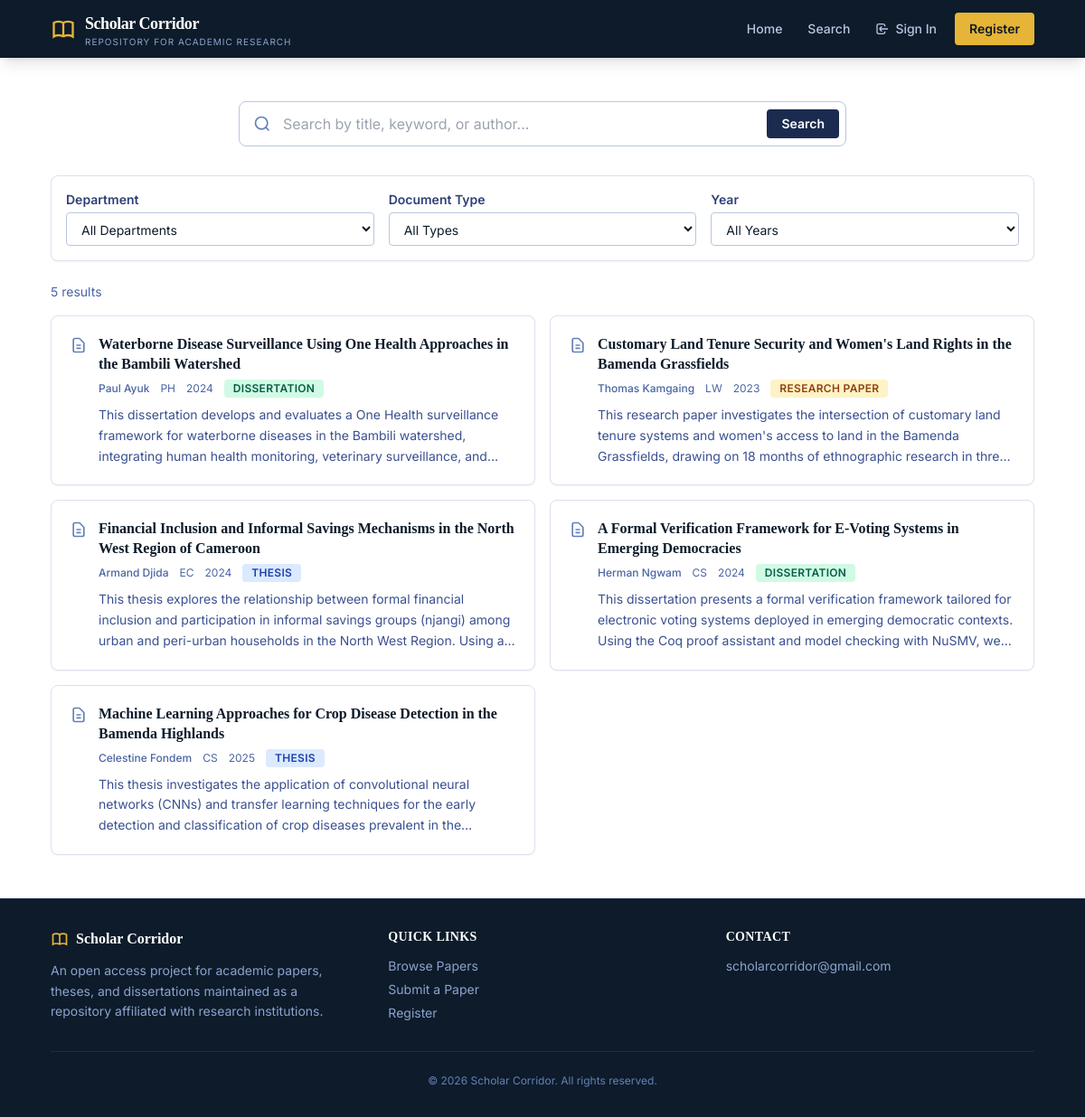
The app's page /search/ with its own data.
### repository/models.py (models this page shows, shortened)
class Paper(models.Model):
    title = models.CharField(max_length=500)
    abstract = models.TextField()
    author = models.ForeignKey(User, on_delete=models.CASCADE, related_name="papers")
    department = models.CharField(max_length=100)
    supervisor = models.CharField(max_length=200, blank=True)
    year = models.IntegerField()
    document_type = models.CharField(max_length=20, choices=DocumentType.choices)
    keywords = models.CharField(
        max_length=500, blank=True, help_text="Comma-separated keywords"
    )
    pdf_file = models.FileField(upload_to="papers/", blank=True)
    status = models.CharField(
        max_length=20, choices=PaperStatus.choices, default=PaperStatus.PENDING
    )
    slug = models.SlugField(max_length=500, unique=True)
    submission_date = models.DateTimeField(auto_now_add=True)
    reviewed_at = models.DateTimeField(null=True, blank=True)
    class Meta:
        ordering = ["-submission_date"]
    def get_absolute_url(self):
        return reverse("paper_detail", kwargs={"slug": self.slug})

### repository/views.py (the view, shortened to what this page needs)
# urls.py: path("search/", views.search, name="search"),
def search(request):
    papers = Paper.objects.filter(status=PaperStatus.APPROVED).select_related("author")
    q = request.GET.get("q", "")
    department = _clean_department_label(request.GET.get("department", ""))
    document_type = request.GET.get("document_type", "")
    year = request.GET.get("year", "")
    if department:
        papers = papers.annotate(department_norm=Lower(Trim("department"))).filter(
            department_norm=department.casefold()
        )
    if document_type:
        papers = papers.filter(document_type=document_type)
    if year:
        try:
            papers = papers.filter(year=int(year))
        except ValueError:
            pass
    papers = papers.order_by("-submission_date")
    years = (
        Paper.objects.filter(status=PaperStatus.APPROVED)
        .values_list("year", flat=True)
        .distinct()
        .order_by("-year")
    )
    department_values = Paper.objects.filter(status=PaperStatus.APPROVED).values_list(
        "department", flat=True
    )
    canonical_departments = _canonical_departments(department_values)
    departments = sorted(canonical_departments.values(), key=str.casefold)
    selected_department = department
    selected_key = _normalize_department_key(department)
    if selected_key and selected_key in canonical_departments:
        selected_department = canonical_departments[selected_key]
    return render(
        request,
        "repository/search.html",
        {
            "papers": papers,
            "q": q,
            "selected_department": selected_department,
            "selected_document_type": document_type,
            "selected_year": year,
            "departments": departments,
            "document_types": DocumentType.choices,
            "years": years,
        },
    )

### repository/views.py (called while the page is built)
def _clean_department_label(name):
    return re.sub(r"\s+", " ", (name or "").strip())

def _normalize_department_key(name):
    return _clean_department_label(name).casefold()

def _canonical_departments(names):
    canonical_by_key = {}
    for name in names:
        clean_name = _clean_department_label(name)
        if not clean_name:
            continue
        key = clean_name.casefold()
        if key not in canonical_by_key:
            canonical_by_key[key] = clean_name
    return canonical_by_key

### repository/templates/repository/search.html (shortened to what this page needs)
{% extends 'base.html' %}
{% block content %}
<div class="py-8 md:py-12">
    <div class="max-w-6xl mx-auto px-4 sm:px-6 lg:px-8">
        <div class="max-w-2xl mx-auto mb-8">
            <form method="get" class="relative">
                <svg class="absolute left-4 top-1/2 -translate-y-1/2 w-5 h-5 text-navy-400" fill="none" stroke="currentColor" stroke-width="2" viewBox="0 0 24 24"><circle cx="11" cy="11" r="8"/><path d="m21 21-4.3-4.3"/></svg>
                <input type="text" name="q" value="{{ q }}" placeholder="Search by title, keyword, or author..."
                    class="w-full pl-12 pr-24 py-3 border border-navy-200 rounded-lg text-base bg-white focus:outline-none focus:ring-2 focus:ring-navy-500 focus:border-navy-500">
                <button type="submit" class="absolute right-2 top-1/2 -translate-y-1/2 px-4 py-1.5 bg-navy-800 text-white text-sm font-semibold rounded hover:bg-navy-700 transition-colors">
                    Search
                </button>
            </form>
        </div>
        <div class="bg-white border border-navy-100 rounded-lg shadow-sm p-4 mb-6">
            <div class="grid grid-cols-1 sm:grid-cols-3 gap-4">
                <div>
                    <label class="block text-sm font-semibold text-navy-700 mb-1">Department</label>
                    <select name="department" onchange="this.form.submit()" class="w-full px-3 py-2 border border-navy-200 rounded text-sm bg-white focus:outline-none focus:ring-2 focus:ring-navy-500">
                        <option value="">All Departments</option>
                    </select>
                </div>
                <div>
                    <label class="block text-sm font-semibold text-navy-700 mb-1">Document Type</label>
                    <select name="document_type" onchange="this.form.submit()" class="w-full px-3 py-2 border border-navy-200 rounded text-sm bg-white focus:outline-none focus:ring-2 focus:ring-navy-500">
                        <option value="">All Types</option>
                    </select>
                </div>
                <div>
                    <label class="block text-sm font-semibold text-navy-700 mb-1">Year</label>
                    <select name="year" onchange="this.form.submit()" class="w-full px-3 py-2 border border-navy-200 rounded text-sm bg-white focus:outline-none focus:ring-2 focus:ring-navy-500">
                        <option value="">All Years</option>
                    </select>
                </div>
            </div>
        </div>
        <div class="mb-4 text-sm text-navy-500">
            {{ papers|length }} result{{ papers|length|pluralize }}
        </div>
        {% if papers %}
        <div class="grid gap-4 md:grid-cols-2">
            {% for paper in papers %}
            <article class="bg-white border border-navy-100 rounded-lg shadow-sm p-5 hover:shadow-md transition-shadow">
                <div class="flex items-start gap-3">
                    <svg class="w-5 h-5 text-navy-400 mt-0.5 flex-shrink-0" fill="none" stroke="currentColor" stroke-width="2" viewBox="0 0 24 24"><path d="M9 12h6m-6 4h6m2 5H7a2 2 0 01-2-2V5a2 2 0 012-2h5.586a1 1 0 01.707.293l5.414 5.414a1 1 0 01.293.707V19a2 2 0 01-2 2z"/></svg>
                    <div class="min-w-0 flex-1">
                        <a href="{{ paper.get_absolute_url }}" class="group">
                            <h3 class="font-serif text-base font-bold text-navy-900 group-hover:text-navy-600 transition-colors leading-snug">{{ paper.title }}</h3>
                        </a>
                        <div class="mt-1.5 flex flex-wrap items-center gap-x-3 gap-y-1 text-xs text-navy-500">
                            <a href="{% url 'author_profile' paper.author.pk %}" class="hover:text-navy-800 transition-colors font-medium">{{ paper.author.get_full_name|default:paper.author.email }}</a>
                            <span>{{ paper.department }}</span>
                            <span>{{ paper.year }}</span>
                            <span class="px-2.5 py-0.5 rounded text-xs font-semibold uppercase tracking-wide
                                {% if paper.document_type == 'thesis' %}bg-blue-100 text-blue-800
                                {% elif paper.document_type == 'dissertation' %}bg-emerald-100 text-emerald-800
                                {% else %}bg-amber-100 text-amber-800{% endif %}">
                                {{ paper.get_document_type_display }}
                            </span>
                        </div>
                        <p class="mt-2 text-sm text-navy-600 leading-relaxed line-clamp-3">{{ paper.abstract }}</p>
                    </div>
                </div>
            </article>
            {% endfor %}
        </div>
        {% endif %}
    </div>
</div>
{% endblock %}

### records on screen
Paper: title "Waterborne Disease Surveillance Using One Health Approaches in the Bambili Watershed", author.get_full_name "Paul Ayuk", department "PH", year "2024", document_type "DISSERTATION", abstract "This dissertation develops and evaluates a One Health surveillance framework for waterborne diseases in the Bambili watershed, integrating human health monitoring, veterinary surveillance,…"
Paper: title "Customary Land Tenure Security and Women's Land Rights in the Bamenda Grassfields", author.get_full_name "Thomas Kamgaing", department "LW", year "2023", document_type "RESEARCH PAPER", abstract "This research paper investigates the intersection of customary land tenure systems and women's access to land in the Bamenda Grassfields, drawing on 18 months of ethnographic research in…"
Paper: title "Financial Inclusion and Informal Savings Mechanisms in the North West Region of Cameroon", author.get_full_name "Armand Djida", department "EC", year "2024", document_type "THESIS", abstract "This thesis explores the relationship between formal financial inclusion and participation in informal savings groups (njangi) among urban and peri-urban households in the North West Region. Using…"
Paper: title "A Formal Verification Framework for E-Voting Systems in Emerging Democracies", author.get_full_name "Herman Ngwam", department "CS", year "2024", document_type "DISSERTATION", abstract "This dissertation presents a formal verification framework tailored for electronic voting systems deployed in emerging democratic contexts. Using the Coq proof assistant and model checking with NuSMV,…"
Paper: title "Machine Learning Approaches for Crop Disease Detection in the Bamenda Highlands", author.get_full_name "Celestine Fondem", department "CS", year "2025", document_type "THESIS", abstract "This thesis investigates the application of convolutional neural networks (CNNs) and transfer learning techniques for the early detection and classification of crop diseases prevalent in…"

### other values on screen
{{ papers|length }} "5"
